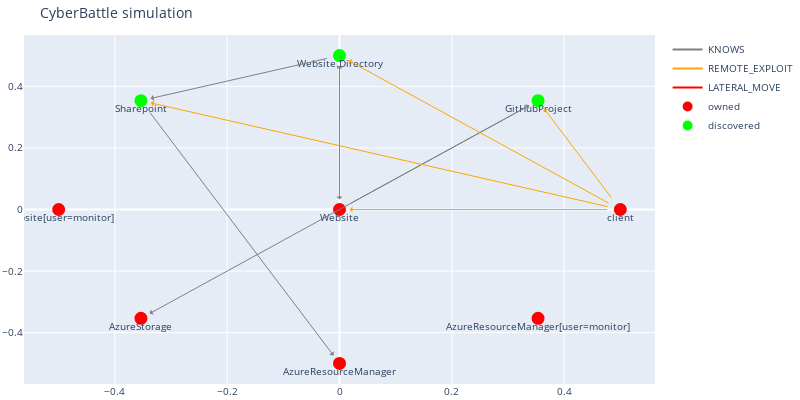

The notebook cell saved with this chart:
### Code cell
# 8 
azureVmInfo = c2.connect_and_infect('client', 'AzureResourceManager', 'HTTPS', 'ADPrincipalCreds')
dbg.plot_discovered_network()

### Figure 1 — Plotly figure (JSON) as saved in the notebook; plotly's stock layout.template omitted (floating-point values rounded to 4 significant figures)
{"data": [{"line": {"color": "gray"}, "mode": "lines", "name": "KNOWS", "type": "scatter", "x": [0], "y": [0]}, {"line": {"color": "orange"}, "mode": "lines", "name": "REMOTE_EXPLOIT", "type": "scatter", "x": [0], "y": [0]}, {"line": {"color": "red"}, "mode": "lines", "name": "LATERAL_MOVE", "type": "scatter", "x": [0], "y": [0]}, {"hoverinfo": "text", "marker": {"color": "#D32F2E", "line": {"color": "rgb(255,0,0)", "width": 8}, "size": 5, "symbol": "circle-dot"}, "mode": "markers+text", "name": "owned", "text": ["Website", "Website[user=monitor]", "AzureStorage", "AzureResourceManager", "AzureResourceManager[user=monitor]", "client"], "textposition": "bottom center", "type": "scatter", "x": [0, -0.5, -0.3536, 5.962e-09, 0.3536, 0.5], "y": [0, -4.371e-08, -0.3536, -0.5, -0.3536, 8.742e-08]}, {"hoverinfo": "text", "marker": {"color": "#0e9d00", "line": {"color": "rgb(0,255,0)", "width": 8}, "size": 5, "symbol": "circle-dot"}, "mode": "markers+text", "name": "discovered", "text": ["GitHubProject", "Website.Directory", "Sharepoint"], "textposition": "bottom center", "type": "scatter", "x": [0.3536, -1.689e-07, -0.3536], "y": [0.3536, 0.5, 0.3536]}], "layout": {"annotations": [{"align": "center", "arrowcolor": "gray", "arrowhead": 1, "arrowsize": 1, "arrowwidth": 1, "ax": 0, "axref": "x", "ay": 0, "ayref": "y", "hovertext": "KNOWS", "opacity": 1, "showarrow": true, "standoff": 10, "startstandoff": 10, "x": 0.3536, "xref": "x", "y": 0.3536, "yref": "y"}, {"align": "center", "arrowcolor": "gray", "arrowhead": 1, "arrowsize": 1, "arrowwidth": 1, "ax": 0, "axref": "x", "ay": 0, "ayref": "y", "hovertext": "KNOWS", "opacity": 1, "showarrow": true, "standoff": 10, "startstandoff": 10, "x": -1.689e-07, "xref": "x", "y": 0.5, "yref": "y"}, {"align": "center", "arrowcolor": "gray", "arrowhead": 1, "arrowsize": 1, "arrowwidth": 1, "ax": -1.689e-07, "axref": "x", "ay": 0.5, "ayref": "y", "hovertext": "KNOWS", "opacity": 1, "showarrow": true, "standoff": 10, "startstandoff": 10, "x": 0, "xref": "x", "y": 0, "yref": "y"}, {"align": "center", "arrowcolor": "gray", "arrowhead": 1, "arrowsize": 1, "arrowwidth": 1, "ax": -1.689e-07, "axref": "x", "ay": 0.5, "ayref": "y", "hovertext": "KNOWS", "opacity": 1, "showarrow": true, "standoff": 10, "startstandoff": 10, "x": -0.3536, "xref": "x", "y": 0.3536, "yref": "y"}, {"align": "center", "arrowcolor": "gray", "arrowhead": 1, "arrowsize": 1, "arrowwidth": 1, "ax": 0.3536, "axref": "x", "ay": 0.3536, "ayref": "y", "hovertext": "KNOWS", "opacity": 1, "showarrow": true, "standoff": 10, "startstandoff": 10, "x": -0.3536, "xref": "x", "y": -0.3536, "yref": "y"}, {"align": "center", "arrowcolor": "gray", "arrowhead": 1, "arrowsize": 1, "arrowwidth": 1, "ax": -0.3536, "axref": "x", "ay": 0.3536, "ayref": "y", "hovertext": "KNOWS", "opacity": 1, "showarrow": true, "standoff": 10, "startstandoff": 10, "x": 5.962e-09, "xref": "x", "y": -0.5, "yref": "y"}, {"align": "center", "arrowcolor": "orange", "arrowhead": 1, "arrowsize": 1, "arrowwidth": 1, "ax": 0.5, "axref": "x", "ay": 8.742e-08, "ayref": "y", "hovertext": "REMOTE_EXPLOIT", "opacity": 1, "showarrow": true, "standoff": 10, "startstandoff": 10, "x": 0, "xref": "x", "y": 0, "yref": "y"}, {"align": "center", "arrowcolor": "orange", "arrowhead": 1, "arrowsize": 1, "arrowwidth": 1, "ax": 0.5, "axref": "x", "ay": 8.742e-08, "ayref": "y", "hovertext": "REMOTE_EXPLOIT", "opacity": 1, "showarrow": true, "standoff": 10, "startstandoff": 10, "x": 0.3536, "xref": "x", "y": 0.3536, "yref": "y"}, {"align": "center", "arrowcolor": "orange", "arrowhead": 1, "arrowsize": 1, "arrowwidth": 1, "ax": 0.5, "axref": "x", "ay": 8.742e-08, "ayref": "y", "hovertext": "REMOTE_EXPLOIT", "opacity": 1, "showarrow": true, "standoff": 10, "startstandoff": 10, "x": -1.689e-07, "xref": "x", "y": 0.5, "yref": "y"}, {"align": "center", "arrowcolor": "orange", "arrowhead": 1, "arrowsize": 1, "arrowwidth": 1, "ax": 0.5, "axref": "x", "ay": 8.742e-08, "ayref": "y", "hovertext": "REMOTE_EXPLOIT", "opacity": 1, "showarrow": true, "standoff": 10, "startstandoff": 10, "x": -0.3536, "xref": "x", "y": 0.3536, "yref": "y"}], "autosize": false, "font": {"size": 10}, "height": 400, "hovermode": "closest", "margin": {"b": 15, "l": 2, "r": 2, "t": 35}, "showlegend": true, "title": {"text": "CyberBattle simulation"}, "width": 800}}
